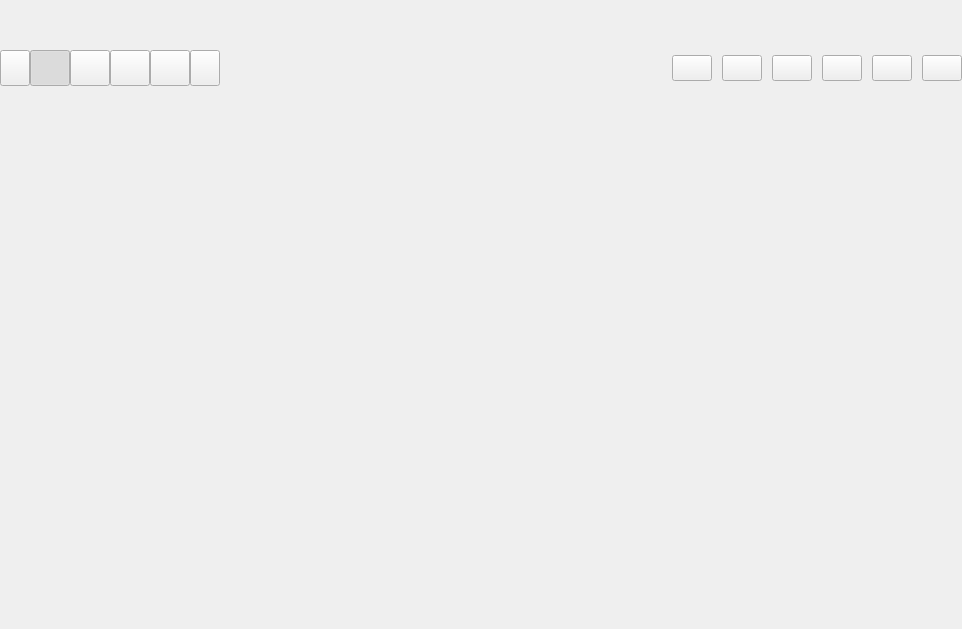
<?xml version="1.0" encoding="UTF-8"?>
<ui version="4.0">
    <class>RaptorTransferPage</class>
    <widget class="QWidget" name="RaptorTransferPage">
        <property name="geometry">
            <rect>
                <x>0</x>
                <y>0</y>
                <width>962</width>
                <height>629</height>
            </rect>
        </property>
        <property name="windowTitle">
            <string>Form</string>
        </property>
        <layout class="QVBoxLayout" name="_TransferPageLayout">
            <property name="spacing">
                <number>0</number>
            </property>
            <property name="leftMargin">
                <number>0</number>
            </property>
            <property name="topMargin">
                <number>0</number>
            </property>
            <property name="rightMargin">
                <number>0</number>
            </property>
            <property name="bottomMargin">
                <number>0</number>
            </property>
            <item>
                <widget class="QWidget" name="_Header" native="true">
                    <property name="minimumSize">
                        <size>
                            <width>0</width>
                            <height>50</height>
                        </size>
                    </property>
                    <property name="maximumSize">
                        <size>
                            <width>16777215</width>
                            <height>50</height>
                        </size>
                    </property>
                    <property name="styleSheet">
                        <string notr="true"/>
                    </property>
                    <layout class="QVBoxLayout" name="_HeaderLayout">
                        <property name="spacing">
                            <number>6</number>
                        </property>
                        <property name="leftMargin">
                            <number>0</number>
                        </property>
                        <property name="topMargin">
                            <number>0</number>
                        </property>
                        <property name="rightMargin">
                            <number>0</number>
                        </property>
                        <property name="bottomMargin">
                            <number>0</number>
                        </property>
                        <item>
                            <widget class="QLabel" name="_Title">
                                <property name="minimumSize">
                                    <size>
                                        <width>0</width>
                                        <height>32</height>
                                    </size>
                                </property>
                                <property name="maximumSize">
                                    <size>
                                        <width>16777215</width>
                                        <height>32</height>
                                    </size>
                                </property>
                                <property name="styleSheet">
                                    <string notr="true"/>
                                </property>
                                <property name="text">
                                    <string/>
                                </property>
                                <property name="alignment">
                                    <set>Qt::AlignLeading|Qt::AlignLeft|Qt::AlignVCenter</set>
                                </property>
                            </widget>
                        </item>
                        <item>
                            <widget class="QLabel" name="_Description">
                                <property name="minimumSize">
                                    <size>
                                        <width>0</width>
                                        <height>0</height>
                                    </size>
                                </property>
                                <property name="maximumSize">
                                    <size>
                                        <width>16777215</width>
                                        <height>16777215</height>
                                    </size>
                                </property>
                                <property name="styleSheet">
                                    <string notr="true"/>
                                </property>
                                <property name="text">
                                    <string/>
                                </property>
                                <property name="alignment">
                                    <set>Qt::AlignBottom|Qt::AlignLeading|Qt::AlignLeft</set>
                                </property>
                            </widget>
                        </item>
                    </layout>
                </widget>
            </item>
            <item>
                <widget class="QWidget" name="_Control" native="true">
                    <property name="minimumSize">
                        <size>
                            <width>0</width>
                            <height>36</height>
                        </size>
                    </property>
                    <property name="maximumSize">
                        <size>
                            <width>16777215</width>
                            <height>36</height>
                        </size>
                    </property>
                    <property name="styleSheet">
                        <string notr="true"/>
                    </property>
                    <layout class="QHBoxLayout" name="_ControlLayout">
                        <property name="spacing">
                            <number>0</number>
                        </property>
                        <property name="leftMargin">
                            <number>0</number>
                        </property>
                        <property name="topMargin">
                            <number>0</number>
                        </property>
                        <property name="rightMargin">
                            <number>0</number>
                        </property>
                        <property name="bottomMargin">
                            <number>0</number>
                        </property>
                        <item>
                            <widget class="QWidget" name="_TabPanel" native="true">
                                <property name="sizePolicy">
                                    <sizepolicy hsizetype="Preferred" vsizetype="Preferred">
                                        <horstretch>0</horstretch>
                                        <verstretch>0</verstretch>
                                    </sizepolicy>
                                </property>
                                <property name="styleSheet">
                                    <string notr="true"/>
                                </property>
                                <layout class="QHBoxLayout" name="_TabPanelHLayout">
                                    <property name="spacing">
                                        <number>0</number>
                                    </property>
                                    <property name="leftMargin">
                                        <number>0</number>
                                    </property>
                                    <property name="topMargin">
                                        <number>0</number>
                                    </property>
                                    <property name="rightMargin">
                                        <number>0</number>
                                    </property>
                                    <property name="bottomMargin">
                                        <number>0</number>
                                    </property>
                                    <item>
                                        <widget class="QPushButton" name="_TabPrev">
                                            <property name="sizePolicy">
                                                <sizepolicy hsizetype="Minimum" vsizetype="Preferred">
                                                    <horstretch>0</horstretch>
                                                    <verstretch>0</verstretch>
                                                </sizepolicy>
                                            </property>
                                            <property name="minimumSize">
                                                <size>
                                                    <width>30</width>
                                                    <height>0</height>
                                                </size>
                                            </property>
                                            <property name="maximumSize">
                                                <size>
                                                    <width>30</width>
                                                    <height>16777215</height>
                                                </size>
                                            </property>
                                            <property name="styleSheet">
                                                <string notr="true"/>
                                            </property>
                                            <property name="text">
                                                <string/>
                                            </property>
                                        </widget>
                                    </item>
                                    <item>
                                        <widget class="QPushButton" name="_TabDownloading">
                                            <property name="sizePolicy">
                                                <sizepolicy hsizetype="Minimum" vsizetype="Preferred">
                                                    <horstretch>0</horstretch>
                                                    <verstretch>0</verstretch>
                                                </sizepolicy>
                                            </property>
                                            <property name="styleSheet">
                                                <string notr="true"/>
                                            </property>
                                            <property name="text">
                                                <string/>
                                            </property>
                                            <property name="checkable">
                                                <bool>true</bool>
                                            </property>
                                            <property name="checked">
                                                <bool>true</bool>
                                            </property>
                                        </widget>
                                    </item>
                                    <item>
                                        <widget class="QPushButton" name="_TabDownloaded">
                                            <property name="sizePolicy">
                                                <sizepolicy hsizetype="Minimum" vsizetype="Preferred">
                                                    <horstretch>0</horstretch>
                                                    <verstretch>0</verstretch>
                                                </sizepolicy>
                                            </property>
                                            <property name="styleSheet">
                                                <string notr="true"/>
                                            </property>
                                            <property name="text">
                                                <string/>
                                            </property>
                                            <property name="checkable">
                                                <bool>true</bool>
                                            </property>
                                        </widget>
                                    </item>
                                    <item>
                                        <widget class="QPushButton" name="_TabUploading">
                                            <property name="sizePolicy">
                                                <sizepolicy hsizetype="Minimum" vsizetype="Preferred">
                                                    <horstretch>0</horstretch>
                                                    <verstretch>0</verstretch>
                                                </sizepolicy>
                                            </property>
                                            <property name="styleSheet">
                                                <string notr="true"/>
                                            </property>
                                            <property name="text">
                                                <string/>
                                            </property>
                                            <property name="checkable">
                                                <bool>true</bool>
                                            </property>
                                        </widget>
                                    </item>
                                    <item>
                                        <widget class="QPushButton" name="_TabUploaded">
                                            <property name="sizePolicy">
                                                <sizepolicy hsizetype="Minimum" vsizetype="Preferred">
                                                    <horstretch>0</horstretch>
                                                    <verstretch>0</verstretch>
                                                </sizepolicy>
                                            </property>
                                            <property name="styleSheet">
                                                <string notr="true"/>
                                            </property>
                                            <property name="text">
                                                <string/>
                                            </property>
                                            <property name="checkable">
                                                <bool>true</bool>
                                            </property>
                                        </widget>
                                    </item>
                                    <item>
                                        <widget class="QPushButton" name="_TabNext">
                                            <property name="sizePolicy">
                                                <sizepolicy hsizetype="Minimum" vsizetype="Preferred">
                                                    <horstretch>0</horstretch>
                                                    <verstretch>0</verstretch>
                                                </sizepolicy>
                                            </property>
                                            <property name="minimumSize">
                                                <size>
                                                    <width>30</width>
                                                    <height>0</height>
                                                </size>
                                            </property>
                                            <property name="maximumSize">
                                                <size>
                                                    <width>30</width>
                                                    <height>16777215</height>
                                                </size>
                                            </property>
                                            <property name="styleSheet">
                                                <string notr="true"/>
                                            </property>
                                            <property name="text">
                                                <string/>
                                            </property>
                                        </widget>
                                    </item>
                                </layout>
                            </widget>
                        </item>
                        <item>
                            <spacer name="_ControlSpacer">
                                <property name="orientation">
                                    <enum>Qt::Horizontal</enum>
                                </property>
                                <property name="sizeHint" stdset="0">
                                    <size>
                                        <width>40</width>
                                        <height>20</height>
                                    </size>
                                </property>
                            </spacer>
                        </item>
                        <item>
                            <widget class="QWidget" name="_ControlPanel" native="true">
                                <layout class="QHBoxLayout" name="_ControlPanelLayout">
                                    <property name="spacing">
                                        <number>10</number>
                                    </property>
                                    <property name="leftMargin">
                                        <number>0</number>
                                    </property>
                                    <property name="topMargin">
                                        <number>0</number>
                                    </property>
                                    <property name="rightMargin">
                                        <number>0</number>
                                    </property>
                                    <property name="bottomMargin">
                                        <number>0</number>
                                    </property>
                                    <item>
                                        <widget class="QPushButton" name="_Resume">
                                            <property name="minimumSize">
                                                <size>
                                                    <width>0</width>
                                                    <height>26</height>
                                                </size>
                                            </property>
                                            <property name="maximumSize">
                                                <size>
                                                    <width>16777215</width>
                                                    <height>26</height>
                                                </size>
                                            </property>
                                            <property name="text">
                                                <string/>
                                            </property>
                                        </widget>
                                    </item>
                                    <item>
                                        <widget class="QPushButton" name="_Pause">
                                            <property name="minimumSize">
                                                <size>
                                                    <width>0</width>
                                                    <height>26</height>
                                                </size>
                                            </property>
                                            <property name="maximumSize">
                                                <size>
                                                    <width>16777215</width>
                                                    <height>26</height>
                                                </size>
                                            </property>
                                            <property name="text">
                                                <string/>
                                            </property>
                                        </widget>
                                    </item>
                                    <item>
                                        <widget class="QPushButton" name="_Locate">
                                            <property name="minimumSize">
                                                <size>
                                                    <width>0</width>
                                                    <height>26</height>
                                                </size>
                                            </property>
                                            <property name="maximumSize">
                                                <size>
                                                    <width>16777215</width>
                                                    <height>26</height>
                                                </size>
                                            </property>
                                            <property name="text">
                                                <string/>
                                            </property>
                                        </widget>
                                    </item>
                                    <item>
                                        <widget class="QPushButton" name="_Cancel">
                                            <property name="minimumSize">
                                                <size>
                                                    <width>0</width>
                                                    <height>26</height>
                                                </size>
                                            </property>
                                            <property name="maximumSize">
                                                <size>
                                                    <width>16777215</width>
                                                    <height>26</height>
                                                </size>
                                            </property>
                                            <property name="text">
                                                <string/>
                                            </property>
                                        </widget>
                                    </item>
                                    <item>
                                        <widget class="QPushButton" name="_Delete">
                                            <property name="minimumSize">
                                                <size>
                                                    <width>0</width>
                                                    <height>26</height>
                                                </size>
                                            </property>
                                            <property name="maximumSize">
                                                <size>
                                                    <width>16777215</width>
                                                    <height>26</height>
                                                </size>
                                            </property>
                                            <property name="text">
                                                <string/>
                                            </property>
                                        </widget>
                                    </item>
                                    <item>
                                        <widget class="QPushButton" name="_Clear">
                                            <property name="minimumSize">
                                                <size>
                                                    <width>0</width>
                                                    <height>26</height>
                                                </size>
                                            </property>
                                            <property name="maximumSize">
                                                <size>
                                                    <width>16777215</width>
                                                    <height>26</height>
                                                </size>
                                            </property>
                                            <property name="text">
                                                <string/>
                                            </property>
                                        </widget>
                                    </item>
                                </layout>
                            </widget>
                        </item>
                    </layout>
                </widget>
            </item>
            <item>
                <widget class="QStackedWidget" name="_Body">
                    <widget class="RaptorDownloadingPage" name="_DownloadingPage"/>
                    <widget class="RaptorDownloadedPage" name="_DownloadedPage"/>
                    <widget class="RaptorUploadingPage" name="_UploadingPage"/>
                    <widget class="RaptorUploadedPage" name="_UploadedPage"/>
                </widget>
            </item>
        </layout>
    </widget>
    <customwidgets>
        <customwidget>
            <class>RaptorDownloadingPage</class>
            <extends>QWidget</extends>
            <header>../../../Src/Gui/Page/Transfer/Downloading/RaptorDownloadingPage.h</header>
            <container>1</container>
        </customwidget>
        <customwidget>
            <class>RaptorUploadingPage</class>
            <extends>QWidget</extends>
            <header>../../../Src/Gui/Page/Transfer/Uploading/RaptorUploadingPage.h</header>
            <container>1</container>
        </customwidget>
        <customwidget>
            <class>RaptorUploadedPage</class>
            <extends>QWidget</extends>
            <header>../../../Src/Gui/Page/Transfer/Uploaded/RaptorUploadedPage.h</header>
            <container>1</container>
        </customwidget>
        <customwidget>
            <class>RaptorDownloadedPage</class>
            <extends>QWidget</extends>
            <header>../../../Src/Gui/Page/Transfer/Downloaded/RaptorDownloadedPage.h</header>
            <container>1</container>
        </customwidget>
    </customwidgets>
    <resources/>
    <connections/>
</ui>
